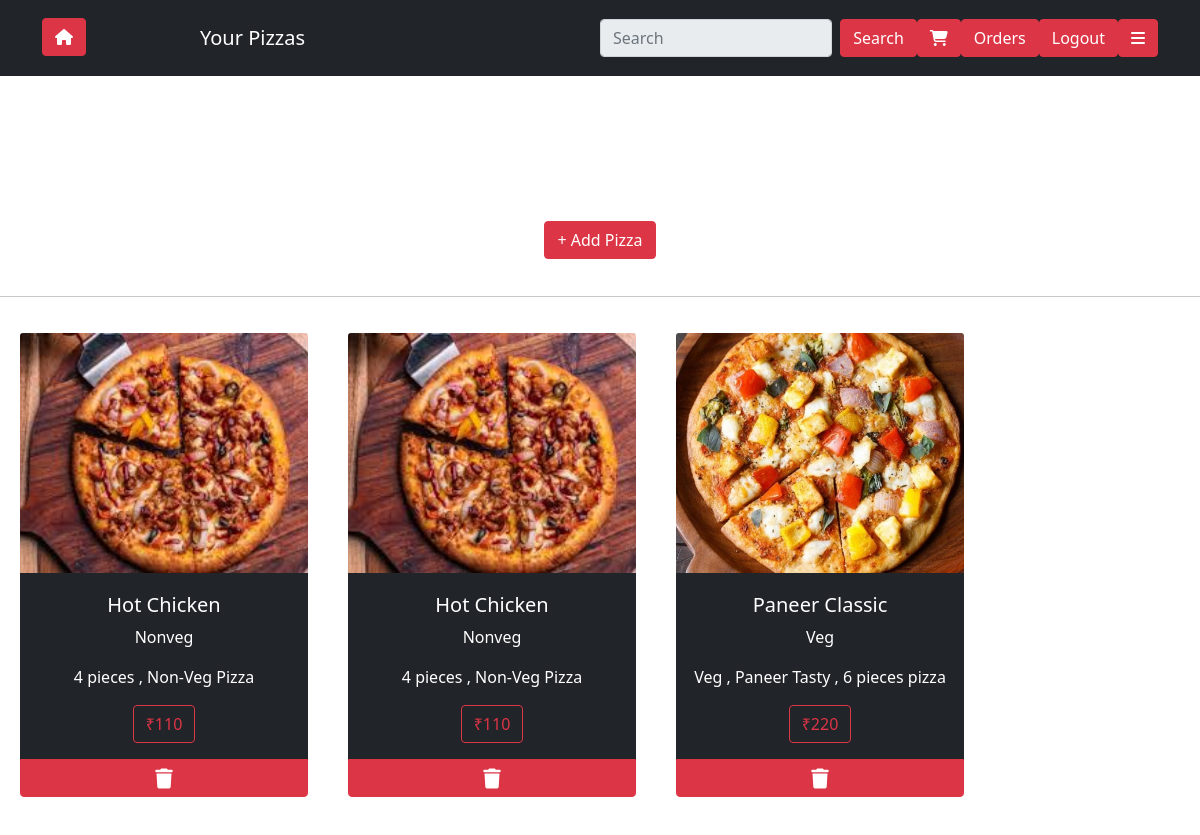
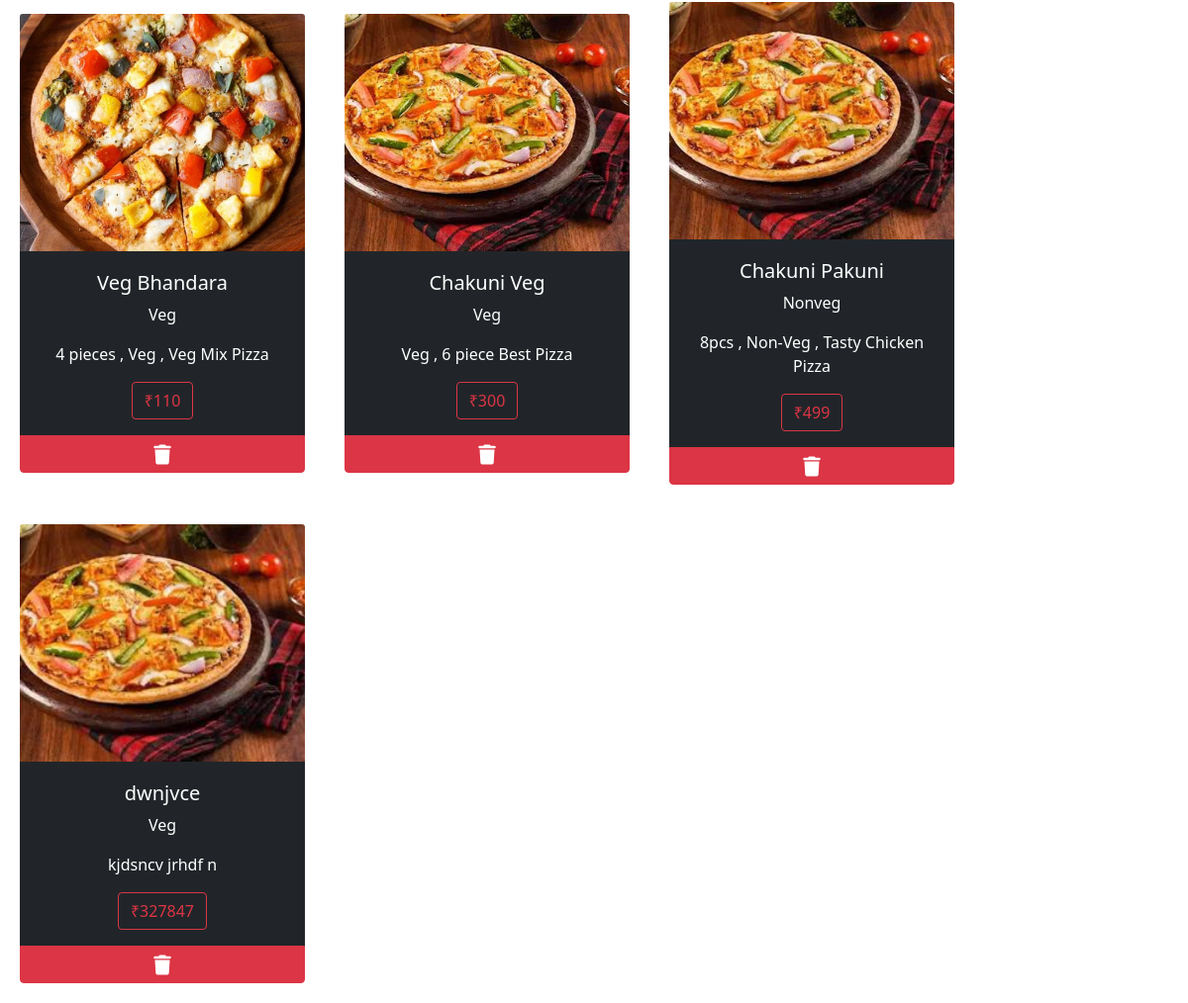
/s_pizzas/ (signed in), run on the app's committed database (2 pictures, top to bottom).
### models/models.py (models this page shows)
class MainModel(models.Model):
    id = models.UUIDField(default=uuid.uuid4  , editable=False , primary_key=True)
    class Meta:
        abstract = True

class Pizza(MainModel):
    img = models.FileField(upload_to='images' , default=None)
    ex_img = models.FileField(upload_to='images' , default='images/image2.png')
    name = models.CharField(max_length=50)
    price = models.IntegerField()
    category = models.CharField(max_length=50)
    owner = models.ForeignKey(sellers , on_delete=models.CASCADE , default=0)
    descrip = models.CharField(max_length=100 , default='Pizza')

### models/views.py (the view)
# urls.py: path('s_pizzas/' , views.s_pizzas , name='s_pizzas'),
def s_pizzas(request):
    seller = sellers.objects.get(user = request.user)
    pizzas = Pizza.objects.filter(owner = seller)
    s_name = seller.name
    return render(request , 'Sellers/pizzas.html' ,  {'pizzas':pizzas , 'name':s_name})

### templates/Sellers/pizzas.html (shortened to what this page needs)
<!DOCTYPE html>
<html lang="en">
<head>
    <link rel="stylesheet" href="https://cdnjs.cloudflare.com/ajax/libs/font-awesome/6.6.0/css/all.min.css">
    <link href="https://cdn.jsdelivr.net/npm/bootstrap@5.0.2/dist/css/bootstrap.min.css" rel="stylesheet"
>
</head>
<body>
    <div class="box"
        style="width: 100%;height: 200px;text-align: center;display: flex;flex-direction: column;align-items: center;margin-bottom: 0px; ;">
        <nav class="navbar navbar-dark bg-dark w-100">
            <div class="container">
                <div
                    style="display: flex;align-items: start;justify-content: space-between;width: 25%;margin-bottom: 0px;">
                    <a href="{% url 'home' %}" class="btn btn-danger"><i class="fa fa-home" aria-hidden="true"></i></a>
                    <a class="navbar-brand">Your Pizzas</a>
                </div>
                <div style="display: flex;align-items: center;justify-content: space-evenly;width: 50%;height: 60px;">
                    <form class="d-flex" method="post">
                        <input class="form-control me-2" type="search" placeholder="Search" aria-label="Search"
                            name="search" disabled>
                        <button class="btn btn-danger" type="submit">Search</button>
                    </form>
                    <a href="/cart" class="btn btn-danger">
                        <i class="fa-solid fa-cart-shopping" style="color: white;"> {{count}}</i>
                    </a>
                    <button class="btn btn-danger">Orders</button>
                    {% if request.user.is_authenticated %}
                    <a href="/logout" class="btn btn-danger" id="log_btn">Logout</a>
                    {% else %}
                    <a href="/login" class="btn btn-danger" id="log_btn">Login</a>
                    {% endif %}
                    <div class="dropdown" onmouseover="document.getElementById('menuu').style.display='block'"
                        onmouseleave="document.getElementById('menuu').style.display='none'">
                        <button type="button" id="toggler" class="btn btn-danger" data-bs-toggle="dropdown">
                            <i class="fa-solid fa-bars" style="color: white;"></i>
                        </button>
                    </div>
                </div>
        </nav>
    </div>
    <div style="display: flex;height: 80px;align-items: center;justify-content: space-evenly;" class="w-100">
        <a href="{% url 'pform' %}" class="btn btn-danger">+ Add Pizza</a>
    </div>
    <hr>
    <div class="shop" style="display: flex;align-items: center;justify-content: center;">
        <div class="center" style="display: flex;align-items: center;justify-self: center;flex-wrap: wrap;">
        {% for i in pizzas%}
        <a href="{% url 'details' i.id %}" style=" text-decoration: none;color: white;">
            <div class="bg-dark" style="width: 18rem;margin: 20px;color: white;border-radius: 10px;">
                <img src="/media/{{i.img}}" class="card-img-top" alt="..."
                    style="object-fit: cover;width: 18rem;height: 15rem;object-position: center  ;">
                <div class="card-body" style="height: min-content;text-align: center;margin-top: 4px;">
                    <h5 class="card-title">{{i.name}}</h5>
                    <p class="card-text">{{i.category}}</p>
                    <p class="card-text">{{i.descrip}}</p>
                    <div class="btn btn-outline-danger">₹{{i.price}}</div>
                </div>
                <a type="submit" class="btn btn-danger" id="cart_btn" href="{% url 'pizza_bin' i.id  %}"
                    style="border-top-left-radius: 0;border-top-right-radius: 0;width: 100%;"><i
                        class="fas fa-trash fa-lg" style="color: white;"></i>
                </a>
            </div>
        </a>
        {% endfor %}
    </div>
    </div>
</body>
</html>

### data on the page
Pizza: img (picture), name "Hot Chicken", category "Nonveg", descrip "4 pieces , Non-Veg Pizza", price "110"
Pizza: img (picture), name "Hot Chicken", category "Nonveg", descrip "4 pieces , Non-Veg Pizza", price "110"
Pizza: img (picture), name "Paneer Classic", category "Veg", descrip "Veg , Paneer Tasty , 6 pieces pizza", price "220"
Pizza: img (picture), name "Veg Bhandara", category "Veg", descrip "4 pieces , Veg , Veg Mix Pizza", price "110"
Pizza: img (picture), name "Chakuni Veg", category "Veg", descrip "Veg , 6 piece Best Pizza", price "300"
Pizza: img (picture), name "Chakuni Pakuni", category "Nonveg", descrip "8pcs , Non-Veg , Tasty Chicken Pizza", price "499"
Pizza: img (picture), name "dwnjvce", category "Veg", descrip "kjdsncv jrhdf n", price "327847"
